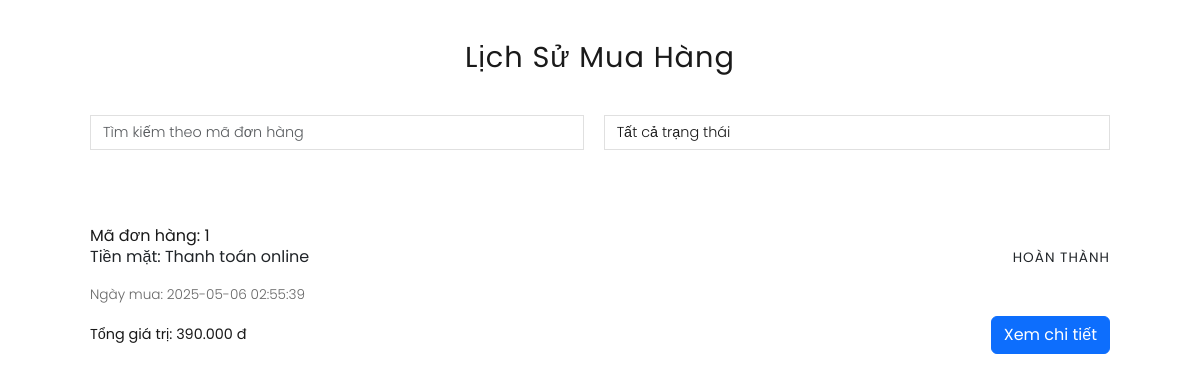
Page /FrontEnd/PublicUI/Lichsumuahang/listmuahang.php (signed in) on the committed database.
### tables this page shows
CREATE TABLE IF NOT EXISTS orders (
    order_id INT AUTO_INCREMENT PRIMARY KEY,
    user_id INT,
    user_admin_id INT,
    order_date TIMESTAMP DEFAULT CURRENT_TIMESTAMP,
    total_amount DECIMAL(10, 2) NOT NULL,
    status_id INT,
    payment_method VARCHAR(50) NOT NULL,
    phone VARCHAR(15) NOT NULL,
    address VARCHAR(50),
    FOREIGN KEY (user_id) REFERENCES user(user_id)
        ON DELETE CASCADE
        ON UPDATE CASCADE,
    FOREIGN KEY (status_id) REFERENCES status(id)
        ON DELETE SET NULL
        ON UPDATE CASCADE
);

CREATE TABLE IF NOT EXISTS status (
    id INT AUTO_INCREMENT PRIMARY KEY,
    status_name VARCHAR(50) NOT NULL,
    status_description VARCHAR(255)
);

### FrontEnd/PublicUI/Lichsumuahang/listmuahang.php (the view, shortened to what this page needs)
<?php
$user_id = $_SESSION['user_id'];
?>
<html lang="vi">
<head>
    <link href="https://cdn.jsdelivr.net/npm/bootstrap@5.3.0/dist/css/bootstrap.min.css" rel="stylesheet">
    <link href="https://cdnjs.cloudflare.com/ajax/libs/font-awesome/6.0.0-beta3/css/all.min.css" rel="stylesheet">
</head>
<body>
    <div class="container">
        <h1>Lịch Sử Mua Hàng</h1>
        <div class="filters">
            <input type="text" class="form-control" id="search-input1" placeholder="Tìm kiếm theo mã đơn hàng">
            <select class="form-select" id="status-filter">
                <option value="">Tất cả trạng thái</option>
            </select>
        </div>
        <div id="order-list">
            <?php
                include '../../../BackEnd/Config/config.php';
                $query_lietke_dh = "SELECT orders.order_id, orders.order_date, orders.total_amount, status.status_name , orders.payment_method
                                    FROM orders
                                    JOIN status ON status.id = orders.status_id
                                    WHERE orders.user_id = $user_id";
                $result = mysqli_query($conn, $query_lietke_dh);
                while ($row = mysqli_fetch_array($result)) {
                    $status_class = "";
            ?>
                <div class="order-card">
                    <div class="order-header">
                        <div>
                            <p>
                                <h5>Mã đơn hàng: <?= htmlspecialchars($row['order_id']) ?></h5>
                                <?= htmlspecialchars($row['payment_method']) ?>:
                                <?php
                                    if (strtolower($row['payment_method']) === 'cod') {
                                        echo 'Thanh toán khi nhận hàng';
                                    } else {
                                        echo 'Thanh toán online';
                                    }
                                ?>
                            </p>
                            <div class="date">Ngày mua: <?= htmlspecialchars($row['order_date']) ?></div>
                        </div>
                        <div class="status <?= htmlspecialchars($status_class) ?>">
                            <?= htmlspecialchars($row['status_name']) ?>
                        </div>
                    </div>
                    <div class="order-details">
                        <div class="total">Tổng giá trị: <?= number_format($row['total_amount'], 0, ',', '.') ?> đ</div>
                        <a href="?page=order_details&order_id=<?= htmlspecialchars($row['order_id']) ?>"
                        data-page="order_details&order_id=<?= htmlspecialchars($row['order_id']) ?>"
                        class="btn btn-primary">Xem chi tiết</a>
                    </div>
                </div>
            <?php
                }
            ?>
        </div>
    </div>
</body>
</html>

### FrontEnd/PublicUI/Lichsumuahang/listmuahang.php (style rules this page uses)
* { margin: 0; padding: 0; box-sizing: border-box; font-family: 'Poppins', sans-serif; }
.container { max-width: 1100px; margin: 0 auto; padding: 40px; }
h1 { font-size: 1.8rem; font-weight: 400; color: #1a1a1a; text-align: center; letter-spacing: 1px; margin-bottom: 40px; }
.filters { display: flex; gap: 20px; margin-bottom: 40px; }
.form-control, .form-select { border-radius: 0; border: 1px solid #e0e0e0; font-size: 0.9rem; font-weight: 300; color: #1a1a1a; background: #fff; }
.order-card { border-bottom: 1px solid #e0e0e0; padding: 20px 0; }
.order-card:last-child { border-bottom: none; }
.order-card .order-header { display: flex; justify-content: space-between; align-items: center; margin-bottom: 10px; }
.order-card h5 { font-size: 1rem; font-weight: 400; color: #1a1a1a; margin: 0; }
.order-card .date { font-size: 0.85rem; font-weight: 300; color: #666; }
.order-card .status { font-size: 0.85rem; font-weight: 400; text-transform: uppercase; letter-spacing: 1px; }
.order-card .order-details { display: flex; justify-content: space-between; align-items: center; }
.order-card .total { font-size: 0.9rem; font-weight: 400; color: #1a1a1a; }

### rows in the picture
orders: order_id "1", payment_method "Tiền mặt", shows "Thanh toán online", order_date "2025-05-06 02:55:39", status.status_name "HOÀN THÀNH", total_amount "390.000"
